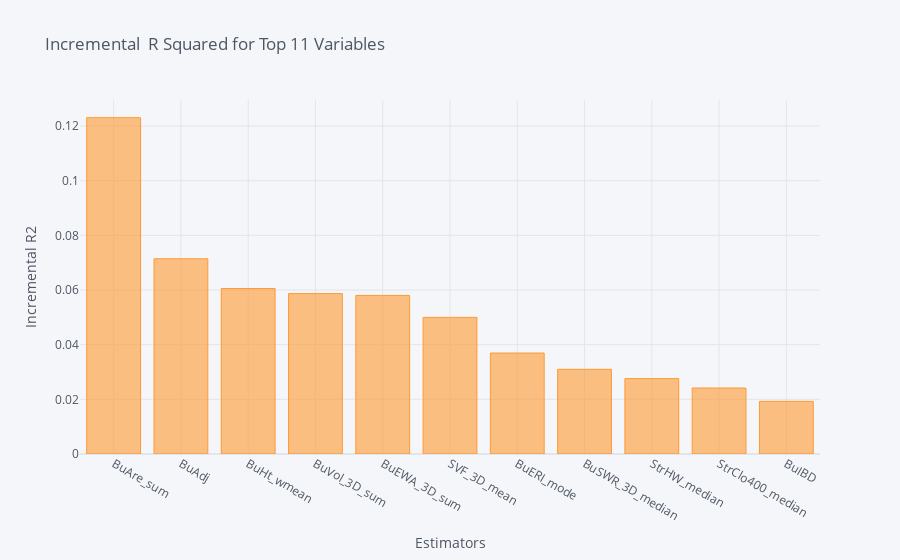
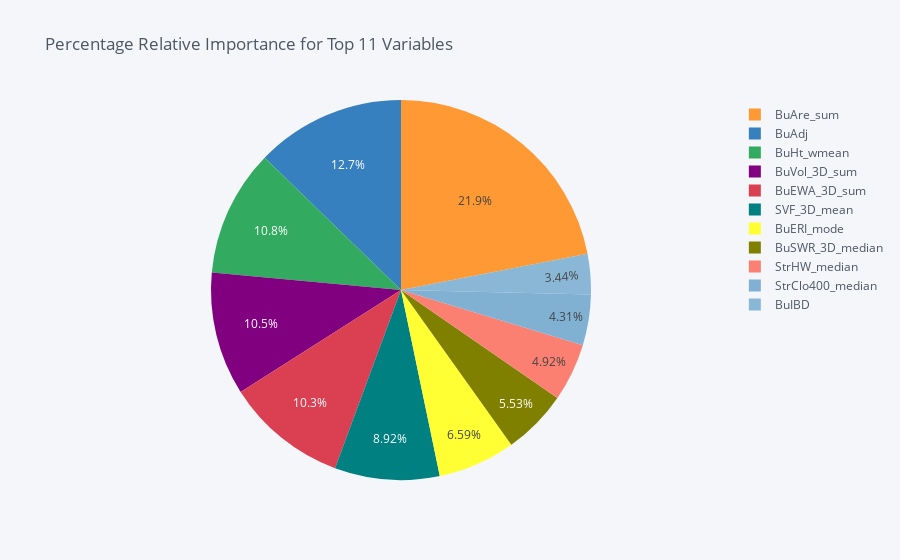

Notebook code cell kept with these figures, in order:
### Code cell
dominance_reg.plot_incremental_rsquare()

### Figure 1 — Plotly figure (JSON) as saved in the notebook; plotly's stock layout.template omitted (floating-point values rounded to 4 significant figures)
{"data": [{"marker": {"color": "rgba(255, 153, 51, 0.6)", "line": {"color": "rgba(255, 153, 51, 1.0)", "width": 1}}, "name": "incremental_r2", "orientation": "v", "text": "", "type": "bar", "x": ["BuAre_sum", "BuAdj", "BuHt_wmean", "BuVol_3D_sum", "BuEWA_3D_sum", "SVF_3D_mean", "BuERI_mode", "BuSWR_3D_median", "StrHW_median", "StrClo400_median", "BuIBD"], "y": [0.123, 0.07143, 0.06054, 0.05869, 0.05802, 0.04998, 0.03695, 0.03098, 0.02758, 0.02414, 0.01927]}], "layout": {"legend": {"bgcolor": "#F5F6F9", "font": {"color": "#4D5663"}}, "paper_bgcolor": "#F5F6F9", "plot_bgcolor": "#F5F6F9", "title": {"font": {"color": "#4D5663"}, "text": "Incremental  R Squared for Top 11 Variables "}, "xaxis": {"gridcolor": "#E1E5ED", "showgrid": true, "tickfont": {"color": "#4D5663"}, "title": {"font": {"color": "#4D5663"}, "text": "Estimators"}, "zerolinecolor": "#E1E5ED"}, "yaxis": {"gridcolor": "#E1E5ED", "showgrid": true, "tickfont": {"color": "#4D5663"}, "title": {"font": {"color": "#4D5663"}, "text": "Incremental R2"}, "zerolinecolor": "#E1E5ED"}}}

### Figure 2 — Plotly figure (JSON) as saved in the notebook; plotly's stock layout.template omitted (floating-point values rounded to 4 significant figures)
{"data": [{"labels": ["BuAre_sum", "BuAdj", "BuHt_wmean", "BuVol_3D_sum", "BuEWA_3D_sum", "SVF_3D_mean", "BuERI_mode", "BuSWR_3D_median", "StrHW_median", "StrClo400_median", "BuIBD"], "marker": {"colors": ["rgba(255, 153, 51, 1.0)", "rgba(55, 128, 191, 1.0)", "rgba(50, 171, 96, 1.0)", "rgba(128, 0, 128, 1.0)", "rgba(219, 64, 82, 1.0)", "rgba(0, 128, 128, 1.0)", "rgba(255, 255, 51, 1.0)", "rgba(128, 128, 0, 1.0)", "rgba(251, 128, 114, 1.0)", "rgba(128, 177, 211, 1.0)", "rgba(128, 177, 211, 0.8999999999999999)"]}, "name": "", "type": "pie", "values": [21.95, 12.74, 10.8, 10.47, 10.35, 8.916, 6.59, 5.527, 4.92, 4.306, 3.437]}], "layout": {"legend": {"bgcolor": "#F5F6F9", "font": {"color": "#4D5663"}}, "paper_bgcolor": "#F5F6F9", "plot_bgcolor": "#F5F6F9", "title": {"font": {"color": "#4D5663"}, "text": "Percentage Relative Importance for Top 11 Variables "}}}
